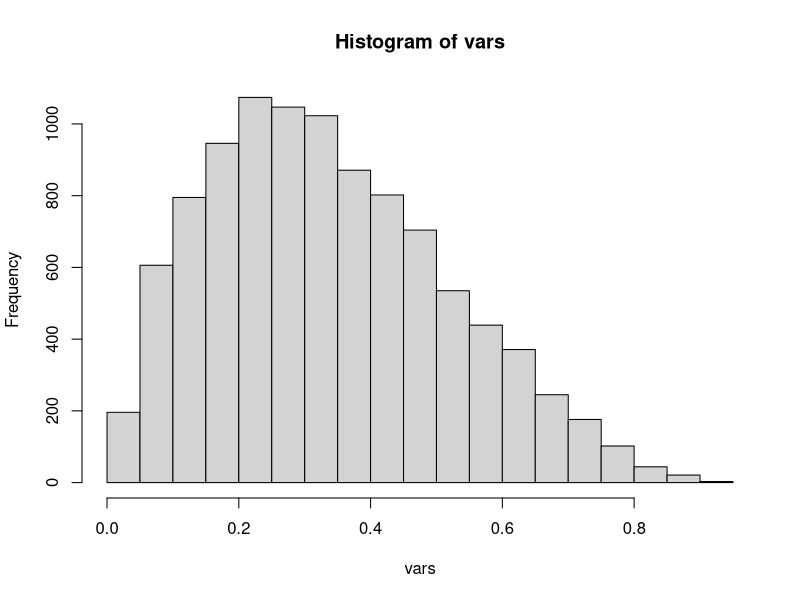

Write R code to recreate this figure.
# Joana da Matta Furtado Ferreira - 2110255


# p(x)/h(x) = (20*x*(1-x)^3) / (1/(1-0)) = (20*x*(1-x)^3)
# agora, temos que encontrar o valor de x que maximiza p(x)/h(x).
# derivando essa função e igualando a zero, achamos o máximo em x = 1/4, e p(1/4)/h(1/4) = 2.109375

p <- function(x){
  return(20*x*(1-x)^3)
}
gera.variaveis <- function(nsamples){
  X <- rep(0,nsamples)
  c <- 2.109375
  for(i in 1:nsamples){
    aux = TRUE
    while(aux){
      u1 <- runif(1)
      y <- u1 # porque y aplicado em h(x) é y
      u2 <- runif(1)
      if(u2 <= (p(y)/c*1)){
        X[i] = y
        aux = FALSE
      }
    }
  }
  return(X)
}

vars <- gera.variaveis(10000)
hist(vars)
